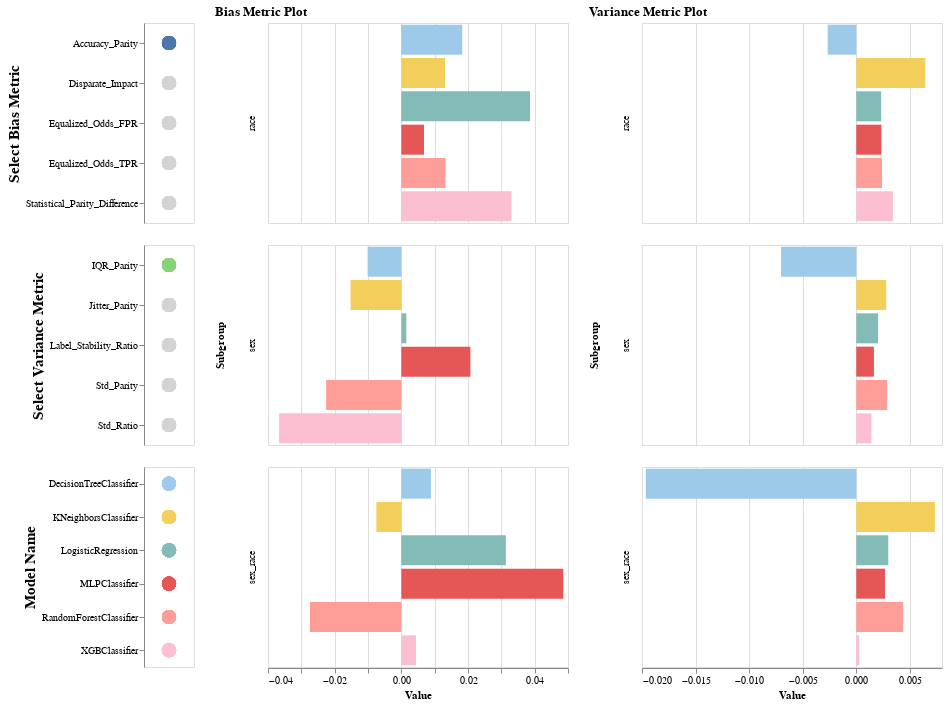

Notebook code for this chart:
### Code cell
(
    alt.hconcat(
        alt.vconcat(
            select_bias_metric_legend.properties(height=200, width=50),
            select_variance_metric_legend.properties(height=200, width=50),
            bias_color_legend.properties(height=200, width=50),
        ),
        models_bias_metrics_chart.properties(height=200, width=300, title="Bias Metric Plot"),
        models_variance_metrics_chart.properties(height=200, width=300, title="Variance Metric Plot"),
    )
)

### Figure 1 — Vega-Lite specification as saved in the notebook (floating-point values rounded to 4 significant figures)
{"config": {"view": {"continuousWidth": 400, "continuousHeight": 300}}, "hconcat": [{"vconcat": [{"data": {"name": "data-e2883092f6ad557988563459800048a2"}, "mark": {"type": "circle", "size": 200}, "encoding": {"color": {"condition": {"field": "Metric", "legend": null, "scale": {"scheme": "tableau20"}, "type": "nominal", "selection": "selector005"}, "value": "lightgray"}, "y": {"axis": {"title": "Select Bias Metric", "titleFontSize": 15}, "field": "Metric", "type": "nominal"}}, "height": 200, "selection": {"selector005": {"type": "single", "fields": ["Metric"], "init": {"Metric": "Accuracy_Parity"}, "empty": "none"}}, "width": 50}, {"data": {"name": "data-da417ed93c22ce9495d3d0db6114285f"}, "mark": {"type": "circle", "size": 200}, "encoding": {"color": {"condition": {"field": "Metric", "legend": null, "scale": {"scheme": "tableau20"}, "type": "nominal", "selection": "selector006"}, "value": "lightgray"}, "y": {"axis": {"title": "Select Variance Metric", "titleFontSize": 15}, "field": "Metric", "type": "nominal"}}, "height": 200, "selection": {"selector006": {"type": "single", "fields": ["Metric"], "init": {"Metric": "IQR_Parity"}, "empty": "none"}}, "width": 50}, {"data": {"name": "data-e2883092f6ad557988563459800048a2"}, "mark": {"type": "circle", "size": 200}, "encoding": {"color": {"field": "Model_Name", "scale": {"scheme": "tableau20"}, "type": "nominal"}, "y": {"axis": {"title": "Model Name", "titleFontSize": 15}, "field": "Model_Name", "type": "nominal"}}, "height": 200, "width": 50}]}, {"data": {"name": "data-e2883092f6ad557988563459800048a2"}, "mark": "bar", "encoding": {"color": {"field": "Model_Name", "scale": {"scheme": "tableau20"}, "type": "nominal"}, "row": {"field": "Subgroup", "type": "nominal"}, "x": {"field": "Value", "type": "quantitative"}, "y": {"axis": null, "field": "Model_Name", "type": "nominal"}}, "height": 200, "title": "Bias Metric Plot", "transform": [{"filter": {"selection": "selector005"}}], "width": 300}, {"data": {"name": "data-da417ed93c22ce9495d3d0db6114285f"}, "mark": "bar", "encoding": {"color": {"field": "Model_Name", "scale": {"scheme": "tableau20"}, "type": "nominal"}, "row": {"field": "Subgroup", "type": "nominal"}, "x": {"field": "Value", "type": "quantitative"}, "y": {"axis": null, "field": "Model_Name", "type": "nominal"}}, "height": 200, "title": "Variance Metric Plot", "transform": [{"filter": {"selection": "selector006"}}], "width": 300}], "$schema": "https://vega.github.io/schema/vega-lite/v4.17.0.json", "datasets": {"data-e2883092f6ad557988563459800048a2": [{"Metric": "Equalized_Odds_TPR", "Model_Name": "DecisionTreeClassifier", "Subgroup": "sex", "Value": 0.04981}, {"Metric": "Equalized_Odds_FPR", "Model_Name": "DecisionTreeClassifier", "Subgroup": "sex", "Value": 0.03548}, {"Metric": "Disparate_Impact", "Model_Name": "DecisionTreeClassifier", "Subgroup": "sex", "Value": 0.9301}, {"Metric": "Statistical_Parity_Difference", "Model_Name": "DecisionTreeClassifier", "Subgroup": "sex", "Value": -0.07333}, {"Metric": "Accuracy_Parity", "Model_Name": "DecisionTreeClassifier", "Subgroup": "sex", "Value": -0.01011}, {"Metric": "Equalized_Odds_TPR", "Model_Name": "LogisticRegression", "Subgroup": "sex", "Value": 0.1477}, {"Metric": "Equalized_Odds_FPR", "Model_Name": "LogisticRegression", "Subgroup": "sex", "Value": 0.07297}, {"Metric": "Disparate_Impact", "Model_Name": "LogisticRegression", "Subgroup": "sex", "Value": 1.117}, {"Metric": "Statistical_Parity_Difference", "Model_Name": "LogisticRegression", "Subgroup": "sex", "Value": 0.09275}, {"Metric": "Accuracy_Parity", "Model_Name": "LogisticRegression", "Subgroup": "sex", "Value": 0.001505}, {"Metric": "Equalized_Odds_TPR", "Model_Name": "RandomForestClassifier", "Subgroup": "sex", "Value": 0.1524}, {"Metric": "Equalized_Odds_FPR", "Model_Name": "RandomForestClassifier", "Subgroup": "sex", "Value": 0.08505}, {"Metric": "Disparate_Impact", "Model_Name": "RandomForestClassifier", "Subgroup": "sex", "Value": 1.001}, {"Metric": "Statistical_Parity_Difference", "Model_Name": "RandomForestClassifier", "Subgroup": "sex", "Value": 0.0009593}, {"Metric": "Accuracy_Parity", "Model_Name": "RandomForestClassifier", "Subgroup": "sex", "Value": -0.02257}, {"Metric": "Equalized_Odds_TPR", "Model_Name": "XGBClassifier", "Subgroup": "sex", "Value": 0.06075}, {"Metric": "Equalized_Odds_FPR", "Model_Name": "XGBClassifier", "Subgroup": "sex", "Value": 0.06872}, {"Metric": "Disparate_Impact", "Model_Name": "XGBClassifier", "Subgroup": "sex", "Value": 0.9189}, {"Metric": "Statistical_Parity_Difference", "Model_Name": "XGBClassifier", "Subgroup": "sex", "Value": -0.08104}, {"Metric": "Accuracy_Parity", "Model_Name": "XGBClassifier", "Subgroup": "sex", "Value": -0.03668}, {"Metric": "Equalized_Odds_TPR", "Model_Name": "KNeighborsClassifier", "Subgroup": "sex", "Value": 0.1735}, {"Metric": "Equalized_Odds_FPR", "Model_Name": "KNeighborsClassifier", "Subgroup": "sex", "Value": 0.09377}, {"Metric": "Disparate_Impact", "Model_Name": "KNeighborsClassifier", "Subgroup": "sex", "Value": 1.137}, {"Metric": "Statistical_Parity_Difference", "Model_Name": "KNeighborsClassifier", "Subgroup": "sex", "Value": 0.1103}, {"Metric": "Accuracy_Parity", "Model_Name": "KNeighborsClassifier", "Subgroup": "sex", "Value": -0.01523}, {"Metric": "Equalized_Odds_TPR", "Model_Name": "MLPClassifier", "Subgroup": "sex", "Value": 0.1971}, {"Metric": "Equalized_Odds_FPR", "Model_Name": "MLPClassifier", "Subgroup": "sex", "Value": 0.04557}, {"Metric": "Disparate_Impact", "Model_Name": "MLPClassifier", "Subgroup": "sex", "Value": 0.9862}, {"Metric": "Statistical_Parity_Difference", "Model_Name": "MLPClassifier", "Subgroup": "sex", "Value": -0.01303}, {"Metric": "Accuracy_Parity", "Model_Name": "MLPClassifier", "Subgroup": "sex", "Value": 0.02072}, {"Metric": "Equalized_Odds_TPR", "Model_Name": "DecisionTreeClassifier", "Subgroup": "race", "Value": 0.2347}, {"Metric": "Equalized_Odds_FPR", "Model_Name": "DecisionTreeClassifier", "Subgroup": "race", "Value": 0.1204}, {"Metric": "Disparate_Impact", "Model_Name": "DecisionTreeClassifier", "Subgroup": "race", "Value": 1.198}, {"Metric": "Statistical_Parity_Difference", "Model_Name": "DecisionTreeClassifier", "Subgroup": "race", "Value": 0.1718}, {"Metric": "Accuracy_Parity", "Model_Name": "DecisionTreeClassifier", "Subgroup": "race", "Value": 0.01828}, {"Metric": "Equalized_Odds_TPR", "Model_Name": "LogisticRegression", "Subgroup": "race", "Value": 0.287}, {"Metric": "Equalized_Odds_FPR", "Model_Name": "LogisticRegression", "Subgroup": "race", "Value": 0.1361}, {"Metric": "Disparate_Impact", "Model_Name": "LogisticRegression", "Subgroup": "race", "Value": 1.448}, {"Metric": "Statistical_Parity_Difference", "Model_Name": "LogisticRegression", "Subgroup": "race", "Value": 0.3023}, {"Metric": "Accuracy_Parity", "Model_Name": "LogisticRegression", "Subgroup": "race", "Value": 0.0386}, {"Metric": "Equalized_Odds_TPR", "Model_Name": "RandomForestClassifier", "Subgroup": "race", "Value": 0.2182}, {"Metric": "Equalized_Odds_FPR", "Model_Name": "RandomForestClassifier", "Subgroup": "race", "Value": 0.1216}, {"Metric": "Disparate_Impact", "Model_Name": "RandomForestClassifier", "Subgroup": "race", "Value": 1.228}, {"Metric": "Statistical_Parity_Difference", "Model_Name": "RandomForestClassifier", "Subgroup": "race", "Value": 0.1764}, {"Metric": "Accuracy_Parity", "Model_Name": "RandomForestClassifier", "Subgroup": "race", "Value": 0.01327}, {"Metric": "Equalized_Odds_TPR", "Model_Name": "XGBClassifier", "Subgroup": "race", "Value": 0.2221}, {"Metric": "Equalized_Odds_FPR", "Model_Name": "XGBClassifier", "Subgroup": "race", "Value": 0.09256}, {"Metric": "Disparate_Impact", "Model_Name": "XGBClassifier", "Subgroup": "race", "Value": 1.181}, {"Metric": "Statistical_Parity_Difference", "Model_Name": "XGBClassifier", "Subgroup": "race", "Value": 0.1499}, {"Metric": "Accuracy_Parity", "Model_Name": "XGBClassifier", "Subgroup": "race", "Value": 0.03303}, {"Metric": "Equalized_Odds_TPR", "Model_Name": "KNeighborsClassifier", "Subgroup": "race", "Value": 0.2164}, {"Metric": "Equalized_Odds_FPR", "Model_Name": "KNeighborsClassifier", "Subgroup": "race", "Value": 0.1105}, {"Metric": "Disparate_Impact", "Model_Name": "KNeighborsClassifier", "Subgroup": "race", "Value": 1.258}, {"Metric": "Statistical_Parity_Difference", "Model_Name": "KNeighborsClassifier", "Subgroup": "race", "Value": 0.198}, {"Metric": "Accuracy_Parity", "Model_Name": "KNeighborsClassifier", "Subgroup": "race", "Value": 0.01311}, {"Metric": "Equalized_Odds_TPR", "Model_Name": "MLPClassifier", "Subgroup": "race", "Value": 0.272}, {"Metric": "Equalized_Odds_FPR", "Model_Name": "MLPClassifier", "Subgroup": "race", "Value": 0.1678}, {"Metric": "Disparate_Impact", "Model_Name": "MLPClassifier", "Subgroup": "race", "Value": 1.405}, {"Metric": "Statistical_Parity_Difference", "Model_Name": "MLPClassifier", "Subgroup": "race", "Value": 0.2954}, {"Metric": "Accuracy_Parity", "Model_Name": "MLPClassifier", "Subgroup": "race", "Value": 0.006794}, {"Metric": "Equalized_Odds_TPR", "Model_Name": "DecisionTreeClassifier", "Subgroup": "sex_race", "Value": 0.2231}, {"Metric": "Equalized_Odds_FPR", "Model_Name": "DecisionTreeClassifier", "Subgroup": "sex_race", "Value": 0.1224}, {"Metric": "Disparate_Impact", "Model_Name": "DecisionTreeClassifier", "Subgroup": "sex_race", "Value": 0.9996}, {"Metric": "Statistical_Parity_Difference", "Model_Name": "DecisionTreeClassifier", "Subgroup": "sex_race", "Value": -0.0003975}, {"Metric": "Accuracy_Parity", "Model_Name": "DecisionTreeClassifier", "Subgroup": "sex_race", "Value": 0.00889}, {"Metric": "Equalized_Odds_TPR", "Model_Name": "LogisticRegression", "Subgroup": "sex_race", "Value": 0.3652}, {"Metric": "Equalized_Odds_FPR", "Model_Name": "LogisticRegression", "Subgroup": "sex_race", "Value": 0.1769}, {"Metric": "Disparate_Impact", "Model_Name": "LogisticRegression", "Subgroup": "sex_race", "Value": 1.504}, {"Metric": "Statistical_Parity_Difference", "Model_Name": "LogisticRegression", "Subgroup": "sex_race", "Value": 0.3313}, {"Metric": "Accuracy_Parity", "Model_Name": "LogisticRegression", "Subgroup": "sex_race", "Value": 0.03136}, {"Metric": "Equalized_Odds_TPR", "Model_Name": "RandomForestClassifier", "Subgroup": "sex_race", "Value": 0.2682}, {"Metric": "Equalized_Odds_FPR", "Model_Name": "RandomForestClassifier", "Subgroup": "sex_race", "Value": 0.181}, {"Metric": "Disparate_Impact", "Model_Name": "RandomForestClassifier", "Subgroup": "sex_race", "Value": 1.141}, {"Metric": "Statistical_Parity_Difference", "Model_Name": "RandomForestClassifier", "Subgroup": "sex_race", "Value": 0.1177}, {"Metric": "Accuracy_Parity", "Model_Name": "RandomForestClassifier", "Subgroup": "sex_race", "Value": -0.02741}, {"Metric": "Equalized_Odds_TPR", "Model_Name": "XGBClassifier", "Subgroup": "sex_race", "Value": 0.1864}, {"Metric": "Equalized_Odds_FPR", "Model_Name": "XGBClassifier", "Subgroup": "sex_race", "Value": 0.1278}, {"Metric": "Disparate_Impact", "Model_Name": "XGBClassifier", "Subgroup": "sex_race", "Value": 1.069}, {"Metric": "Statistical_Parity_Difference", "Model_Name": "XGBClassifier", "Subgroup": "sex_race", "Value": 0.0626}, {"Metric": "Accuracy_Parity", "Model_Name": "XGBClassifier", "Subgroup": "sex_race", "Value": 0.004413}, {"Metric": "Equalized_Odds_TPR", "Model_Name": "KNeighborsClassifier", "Subgroup": "sex_race", "Value": 0.2702}, {"Metric": "Equalized_Odds_FPR", "Model_Name": "KNeighborsClassifier", "Subgroup": "sex_race", "Value": 0.1714}, {"Metric": "Disparate_Impact", "Model_Name": "KNeighborsClassifier", "Subgroup": "sex_race", "Value": 1.334}, {"Metric": "Statistical_Parity_Difference", "Model_Name": "KNeighborsClassifier", "Subgroup": "sex_race", "Value": 0.2443}, {"Metric": "Accuracy_Parity", "Model_Name": "KNeighborsClassifier", "Subgroup": "sex_race", "Value": -0.007494}, {"Metric": "Equalized_Odds_TPR", "Model_Name": "MLPClassifier", "Subgroup": "sex_race", "Value": 0.4421}, {"Metric": "Equalized_Odds_FPR", "Model_Name": "MLPClassifier", "Subgroup": "sex_race", "Value": 0.177}, {"Metric": "Disparate_Impact", "Model_Name": "MLPClassifier", "Subgroup": "sex_race", "Value": 1.494}, {"Metric": "Statistical_Parity_Difference", "Model_Name": "MLPClassifier", "Subgroup": "sex_race", "Value": 0.3347}, {"Metric": "Accuracy_Parity", "Model_Name": "MLPClassifier", "Subgroup": "sex_race", "Value": 0.0486}], "data-da417ed93c22ce9495d3d0db6114285f": [{"Metric": "Label_Stability_Ratio", "Model_Name": "DecisionTreeClassifier", "Subgroup": "sex", "Value": 1.022}, {"Metric": "IQR_Parity", "Model_Name": "DecisionTreeClassifier", "Subgroup": "sex", "Value": -0.007023}, {"Metric": "Std_Parity", "Model_Name": "DecisionTreeClassifier", "Subgroup": "sex", "Value": -0.007735}, {"Metric": "Std_Ratio", "Model_Name": "DecisionTreeClassifier", "Subgroup": "sex", "Value": 0.8967}, {"Metric": "Jitter_Parity", "Model_Name": "DecisionTreeClassifier", "Subgroup": "sex", "Value": -0.0138}, {"Metric": "Label_Stability_Ratio", "Model_Name": "LogisticRegression", "Subgroup": "sex", "Value": 0.9984}, {"Metric": "IQR_Parity", "Model_Name": "LogisticRegression", "Subgroup": "sex", "Value": 0.002035}, {"Metric": "Std_Parity", "Model_Name": "LogisticRegression", "Subgroup": "sex", "Value": 0.002024}, {"Metric": "Std_Ratio", "Model_Name": "LogisticRegression", "Subgroup": "sex", "Value": 1.114}, {"Metric": "Jitter_Parity", "Model_Name": "LogisticRegression", "Subgroup": "sex", "Value": 0.001151}, {"Metric": "Label_Stability_Ratio", "Model_Name": "RandomForestClassifier", "Subgroup": "sex", "Value": 0.9973}, {"Metric": "IQR_Parity", "Model_Name": "RandomForestClassifier", "Subgroup": "sex", "Value": 0.002882}, {"Metric": "Std_Parity", "Model_Name": "RandomForestClassifier", "Subgroup": "sex", "Value": 0.00215}, {"Metric": "Std_Ratio", "Model_Name": "RandomForestClassifier", "Subgroup": "sex", "Value": 1.06}, {"Metric": "Jitter_Parity", "Model_Name": "RandomForestClassifier", "Subgroup": "sex", "Value": 0.0003274}, {"Metric": "Label_Stability_Ratio", "Model_Name": "XGBClassifier", "Subgroup": "sex", "Value": 1.059}, {"Metric": "IQR_Parity", "Model_Name": "XGBClassifier", "Subgroup": "sex", "Value": 0.001417}, {"Metric": "Std_Parity", "Model_Name": "XGBClassifier", "Subgroup": "sex", "Value": 0.0001581}, {"Metric": "Std_Ratio", "Model_Name": "XGBClassifier", "Subgroup": "sex", "Value": 1.003}, {"Metric": "Jitter_Parity", "Model_Name": "XGBClassifier", "Subgroup": "sex", "Value": -0.03662}, {"Metric": "Label_Stability_Ratio", "Model_Name": "KNeighborsClassifier", "Subgroup": "sex", "Value": 0.9959}, {"Metric": "IQR_Parity", "Model_Name": "KNeighborsClassifier", "Subgroup": "sex", "Value": 0.002795}, {"Metric": "Std_Parity", "Model_Name": "KNeighborsClassifier", "Subgroup": "sex", "Value": 0.0007534}, {"Metric": "Std_Ratio", "Model_Name": "KNeighborsClassifier", "Subgroup": "sex", "Value": 1.008}, {"Metric": "Jitter_Parity", "Model_Name": "KNeighborsClassifier", "Subgroup": "sex", "Value": -0.003154}, {"Metric": "Label_Stability_Ratio", "Model_Name": "MLPClassifier", "Subgroup": "sex", "Value": 1.011}, {"Metric": "IQR_Parity", "Model_Name": "MLPClassifier", "Subgroup": "sex", "Value": 0.001645}, {"Metric": "Std_Parity", "Model_Name": "MLPClassifier", "Subgroup": "sex", "Value": 0.001266}, {"Metric": "Std_Ratio", "Model_Name": "MLPClassifier", "Subgroup": "sex", "Value": 1.057}, {"Metric": "Jitter_Parity", "Model_Name": "MLPClassifier", "Subgroup": "sex", "Value": -0.00703}, {"Metric": "Label_Stability_Ratio", "Model_Name": "DecisionTreeClassifier", "Subgroup": "race", "Value": 0.9713}, {"Metric": "IQR_Parity", "Model_Name": "DecisionTreeClassifier", "Subgroup": "race", "Value": -0.00267}, {"Metric": "Std_Parity", "Model_Name": "DecisionTreeClassifier", "Subgroup": "race", "Value": 0.001301}, {"Metric": "Std_Ratio", "Model_Name": "DecisionTreeClassifier", "Subgroup": "race", "Value": 1.019}, {"Metric": "Jitter_Parity", "Model_Name": "DecisionTreeClassifier", "Subgroup": "race", "Value": 0.0225}, {"Metric": "Label_Stability_Ratio", "Model_Name": "LogisticRegression", "Subgroup": "race", "Value": 0.9904}, {"Metric": "IQR_Parity", "Model_Name": "LogisticRegression", "Subgroup": "race", "Value": 0.002321}, {"Metric": "Std_Parity", "Model_Name": "LogisticRegression", "Subgroup": "race", "Value": 0.002109}, {"Metric": "Std_Ratio", "Model_Name": "LogisticRegression", "Subgroup": "race", "Value": 1.116}, {"Metric": "Jitter_Parity", "Model_Name": "LogisticRegression", "Subgroup": "race", "Value": 0.008308}, {"Metric": "Label_Stability_Ratio", "Model_Name": "RandomForestClassifier", "Subgroup": "race", "Value": 0.9864}, {"Metric": "IQR_Parity", "Model_Name": "RandomForestClassifier", "Subgroup": "race", "Value": 0.002404}, {"Metric": "Std_Parity", "Model_Name": "RandomForestClassifier", "Subgroup": "race", "Value": 0.003442}, {"Metric": "Std_Ratio", "Model_Name": "RandomForestClassifier", "Subgroup": "race", "Value": 1.097}, {"Metric": "Jitter_Parity", "Model_Name": "RandomForestClassifier", "Subgroup": "race", "Value": 0.01018}, {"Metric": "Label_Stability_Ratio", "Model_Name": "XGBClassifier", "Subgroup": "race", "Value": 1.017}, {"Metric": "IQR_Parity", "Model_Name": "XGBClassifier", "Subgroup": "race", "Value": 0.003421}, {"Metric": "Std_Parity", "Model_Name": "XGBClassifier", "Subgroup": "race", "Value": 0.002159}, {"Metric": "Std_Ratio", "Model_Name": "XGBClassifier", "Subgroup": "race", "Value": 1.048}, {"Metric": "Jitter_Parity", "Model_Name": "XGBClassifier", "Subgroup": "race", "Value": -0.01169}, {"Metric": "Label_Stability_Ratio", "Model_Name": "KNeighborsClassifier", "Subgroup": "race", "Value": 0.9535}, {"Metric": "IQR_Parity", "Model_Name": "KNeighborsClassifier", "Subgroup": "race", "Value": 0.006439}, {"Metric": "Std_Parity", "Model_Name": "KNeighborsClassifier", "Subgroup": "race", "Value": 0.003157}, {"Metric": "Std_Ratio", "Model_Name": "KNeighborsClassifier", "Subgroup": "race", "Value": 1.036}, {"Metric": "Jitter_Parity", "Model_Name": "KNeighborsClassifier", "Subgroup": "race", "Value": 0.02859}, {"Metric": "Label_Stability_Ratio", "Model_Name": "MLPClassifier", "Subgroup": "race", "Value": 0.9973}, {"Metric": "IQR_Parity", "Model_Name": "MLPClassifier", "Subgroup": "race", "Value": 0.002348}, {"Metric": "Std_Parity", "Model_Name": "MLPClassifier", "Subgroup": "race", "Value": 0.002198}, {"Metric": "Std_Ratio", "Model_Name": "MLPClassifier", "Subgroup": "race", "Value": 1.101}, {"Metric": "Jitter_Parity", "Model_Name": "MLPClassifier", "Subgroup": "race", "Value": 0.003128}, {"Metric": "Label_Stability_Ratio", "Model_Name": "DecisionTreeClassifier", "Subgroup": "sex_race", "Value": 1.013}, {"Metric": "IQR_Parity", "Model_Name": "DecisionTreeClassifier", "Subgroup": "sex_race", "Value": -0.01964}, {"Metric": "Std_Parity", "Model_Name": "DecisionTreeClassifier", "Subgroup": "sex_race", "Value": -0.01531}, {"Metric": "Std_Ratio", "Model_Name": "DecisionTreeClassifier", "Subgroup": "sex_race", "Value": 0.8196}, {"Metric": "Jitter_Parity", "Model_Name": "DecisionTreeClassifier", "Subgroup": "sex_race", "Value": -0.005914}, {"Metric": "Label_Stability_Ratio", "Model_Name": "LogisticRegression", "Subgroup": "sex_race", "Value": 0.9877}, {"Metric": "IQR_Parity", "Model_Name": "LogisticRegression", "Subgroup": "sex_race", "Value": 0.002987}, {"Metric": "Std_Parity", "Model_Name": "LogisticRegression", "Subgroup": "sex_race", "Value": 0.003044}, {"Metric": "Std_Ratio", "Model_Name": "LogisticRegression", "Subgroup": "sex_race", "Value": 1.171}, {"Metric": "Jitter_Parity", "Model_Name": "LogisticRegression", "Subgroup": "sex_race", "Value": 0.009357}, {"Metric": "Label_Stability_Ratio", "Model_Name": "RandomForestClassifier", "Subgroup": "sex_race", "Value": 0.9769}, {"Metric": "IQR_Parity", "Model_Name": "RandomForestClassifier", "Subgroup": "sex_race", "Value": 0.004379}, {"Metric": "Std_Parity", "Model_Name": "RandomForestClassifier", "Subgroup": "sex_race", "Value": 0.004675}, {"Metric": "Std_Ratio", "Model_Name": "RandomForestClassifier", "Subgroup": "sex_race", "Value": 1.134}, {"Metric": "Jitter_Parity", "Model_Name": "RandomForestClassifier", "Subgroup": "sex_race", "Value": 0.01475}, {"Metric": "Label_Stability_Ratio", "Model_Name": "XGBClassifier", "Subgroup": "sex_race", "Value": 1.104}, {"Metric": "IQR_Parity", "Model_Name": "XGBClassifier", "Subgroup": "sex_race", "Value": 0.000273}, {"Metric": "Std_Parity", "Model_Name": "XGBClassifier", "Subgroup": "sex_race", "Value": -0.0008121}, {"Metric": "Std_Ratio", "Model_Name": "XGBClassifier", "Subgroup": "sex_race", "Value": 0.9832}, {"Metric": "Jitter_Parity", "Model_Name": "XGBClassifier", "Subgroup": "sex_race", "Value": -0.06226}, {"Metric": "Label_Stability_Ratio", "Model_Name": "KNeighborsClassifier", "Subgroup": "sex_race", "Value": 0.962}, {"Metric": "IQR_Parity", "Model_Name": "KNeighborsClassifier", "Subgroup": "sex_race", "Value": 0.007338}, {"Metric": "Std_Parity", "Model_Name": "KNeighborsClassifier", "Subgroup": "sex_race", "Value": 0.003888}, {"Metric": "Std_Ratio", "Model_Name": "KNeighborsClassifier", "Subgroup": "sex_race", "Value": 1.045}, {"Metric": "Jitter_Parity", "Model_Name": "KNeighborsClassifier", "Subgroup": "sex_race", "Value": 0.01814}, {"Metric": "Label_Stability_Ratio", "Model_Name": "MLPClassifier", "Subgroup": "sex_race", "Value": 1.003}, {"Metric": "IQR_Parity", "Model_Name": "MLPClassifier", "Subgroup": "sex_race", "Value": 0.002681}, {"Metric": "Std_Parity", "Model_Name": "MLPClassifier", "Subgroup": "sex_race", "Value": 0.002374}, {"Metric": "Std_Ratio", "Model_Name": "MLPClassifier", "Subgroup": "sex_race", "Value": 1.108}, {"Metric": "Jitter_Parity", "Model_Name": "MLPClassifier", "Subgroup": "sex_race", "Value": -0.0009815}]}}
